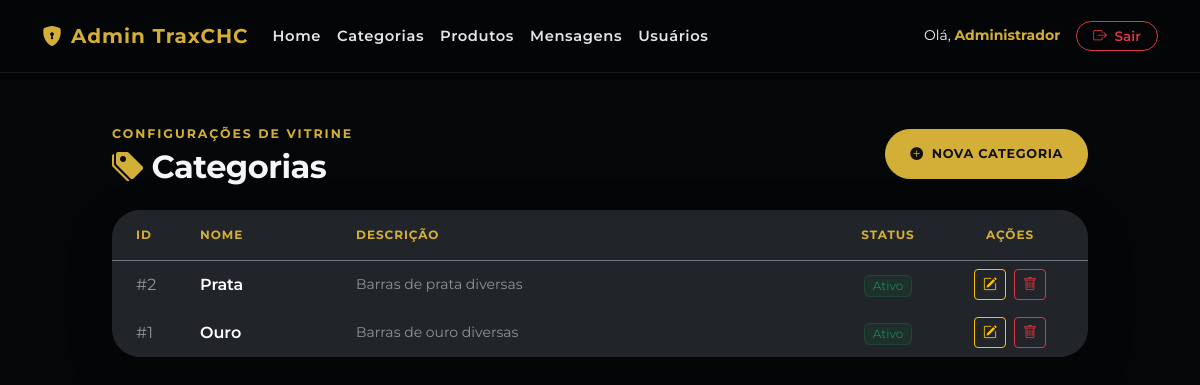
The app's page /admin/categorias.php (signed in), older data.
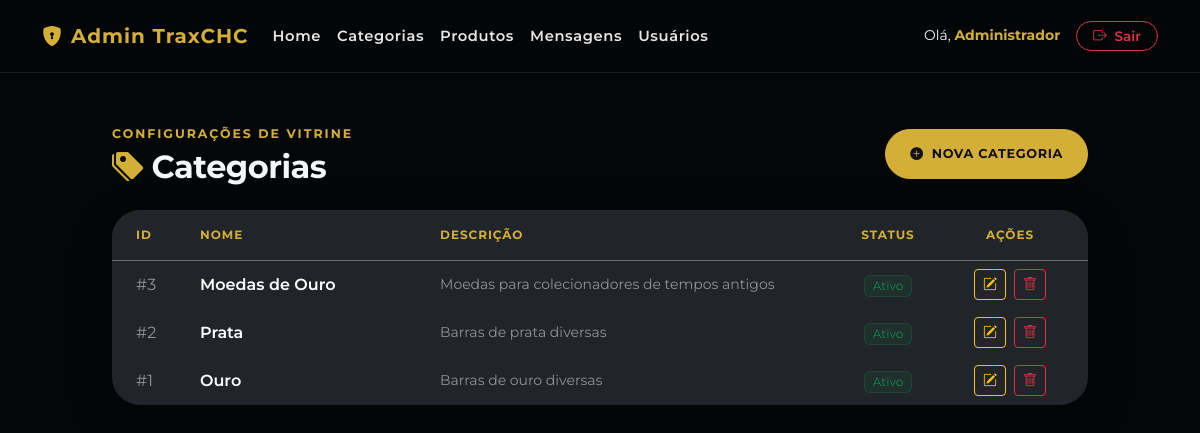
The same page, newer data.
### tables this page shows
CREATE TABLE `categoria` (
  `id` int(11) NOT NULL AUTO_INCREMENT,
  `nome` varchar(100) NOT NULL,
  `descricao` varchar(255) DEFAULT NULL,
  `status` varchar(20) NOT NULL DEFAULT 'Ativo',
  PRIMARY KEY (`id`)
);

### admin/categorias.php (the view, shortened to what this page needs)
<?php
$db = new db();
$conn = $db->connect();
try {
    $stmt = $conn->prepare("SELECT * FROM categoria ORDER BY id DESC");
    $stmt->execute();
    $categorias = $stmt->fetchAll();
} catch (PDOException $e) {
    die("Erro ao buscar categorias: " . $e->getMessage());
}
?>
<!DOCTYPE html>
<html lang="pt-BR">
<head>
    <link href="https://cdn.jsdelivr.net/npm/bootstrap@5.3.0/dist/css/bootstrap.min.css" rel="stylesheet">
    <link rel="stylesheet" href="https://cdn.jsdelivr.net/npm/bootstrap-icons@1.11.3/font/bootstrap-icons.css">
    <link rel="stylesheet" href="../style.css">
</head>
<body>
    <?php include 'header-admin.php'; ?>
    <div class="container my-5" style="max-width: 1000px;">
        <div class="d-flex flex-column flex-sm-row justify-content-between align-items-start align-items-sm-center gap-3 mb-4">
            <div>
                <span class="section-label mb-1">Configurações de Vitrine</span>
                <h2 class="fw-bold m-0" style="letter-spacing: -0.5px; color: var(--text-main);">
                    <i class="bi bi-tags-fill me-2" style="color: var(--gold);"></i>Categorias
                </h2>
            </div>
            <a href="categoria-formulario.php" class="btn btn-gold text-uppercase px-4 py-2.5 d-flex align-items-center gap-2" style="font-size: 0.8rem; letter-spacing: 0.05em;">
                <i class="bi bi-plus-circle-fill"></i> Nova Categoria
            </a>
        </div>
        <div class="glass-card p-0 overflow-hidden shadow-lg border-0">
            <div class="table-responsive">
                <table class="table table-dark table-hover mb-0 align-middle">
                    <thead>
                        <tr class="border-bottom border-secondary text-uppercase" style="font-size: 0.75rem; letter-spacing: 0.08em;">
                            <th width="80" class="ps-4 py-3" style="color: var(--gold);">ID</th>
                            <th class="py-3" style="color: var(--gold);">Nome</th>
                            <th class="py-3" style="color: var(--gold);">Descrição</th>
                            <th width="120" class="text-center py-3" style="color: var(--gold);">Status</th>
                            <th width="140" class="text-center pe-4 py-3" style="color: var(--gold);">Ações</th>
                        </tr>
                    </thead>
                    <tbody>
                        <?php if (count($categorias) > 0): ?>
                            <?php foreach ($categorias as $c): ?>
                                <tr class="border-bottom border-dark">
                                    <td class="ps-4 text-white-50">#<?= $c['id']; ?></td>
                                    <td class="fw-semibold text-white"><?= htmlspecialchars($c['nome']); ?></td>
                                    <td class="text-white-50 small" style="max-width: 250px; white-space: nowrap; overflow: hidden; text-overflow: ellipsis;">
                                        <?= htmlspecialchars($c['descricao'] ?? '-'); ?>
                                    </td>
                                    <td class="text-center">
                                        <?php if (($c['status'] ?? 'Ativo') === 'Inativo'): ?>
                                            <span class="badge bg-danger bg-opacity-10 text-danger border border-danger border-opacity-25 fw-normal px-2 py-1">Inativo</span>
                                        <?php else: ?>
                                            <span class="badge bg-success bg-opacity-10 text-success border border-success border-opacity-25 fw-normal px-2 py-1">Ativo</span>
                                        <?php endif; ?>
                                    </td>
                                    <td class="text-center pe-4">
                                        <a href="categoria-formulario.php?id=<?= $c['id']; ?>" class="btn btn-sm btn-outline-warning me-1 px-2.5 py-1" title="Editar">
                                            <i class="bi bi-pencil-square"></i>
                                        </a>
                                        <a href="categoria-excluir.php?id=<?= $c['id']; ?>" class="btn btn-sm btn-outline-danger px-2.5 py-1" title="Excluir" onclick="return confirm('Atenção: Ao deletar uma categoria, você pode afetar produtos vinculados a ela. Tem certeza?')">
                                            <i class="bi bi-trash"></i>
                                        </a>
                                    </td>
                                </tr>
                            <?php endforeach; ?>
                        <?php endif; ?>
                    </tbody>
                </table>
            </div>
        </div>
    </div>
</body>
</html>

### admin/header-admin.php (shortened to what this page needs)
<body class="pb-5">
    <header class="site-header">
        <nav class="navbar navbar-expand-lg navbar-dark navbar-custom shadow-sm">
            <div class="container">
                <a class="navbar-brand fw-bold" href="index.php" style="color: var(--gold); letter-spacing: 1px;">
                    <i class="bi bi-shield-lock-fill me-2"></i>Admin TraxCHC
                </a>
                <div class="collapse navbar-collapse" id="adminNav">
                    <ul class="navbar-nav me-auto mb-2 mb-lg-0">
                        <li class="nav-item"><a class="nav-link" href="index.php">Home</a></li>
                        <li class="nav-item"><a class="nav-link" href="categorias.php">Categorias</a></li>
                        <li class="nav-item"><a class="nav-link" href="produtos.php">Produtos</a></li>
                        <li class="nav-item"><a class="nav-link" href="mensagens.php">Mensagens</a></li>
                        <li class="nav-item"><a class="nav-link" href="usuarios.php";>Usuários</a></li>
                    </ul>
                    <div class="d-flex align-items-center gap-3">
                        <span class="navbar-text small text-light d-none d-sm-inline">
                            Olá, <strong style="color: var(--gold);"><?= htmlspecialchars($_SESSION['nome_usuario'] ?? 'Admin'); ?></strong>
                        </span>
                        <a href="logout.php" class="btn btn-sm btn-outline-danger px-3 rounded-pill" style="font-weight: 600; font-size: 0.85rem;">
                            <i class="bi bi-box-arrow-right me-1"></i> Sair
                        </a>
                    </div>
                </div>
            </div>
        </nav>
    </header>

### style.css (style rules this page uses)
:root { --bg-dark: #050608; --bg-blue: #081524; --bg-blue-2: #0d1d31; --text-main: #f4f6f8; --text-muted: #b8c0cc; --gold: #d4af37; --gold-dark: #b8962e; --card: rgba(255, 255, 255, 0.06); --border: rgba(255, 255, 255, 0.12); }
* { box-sizing: border-box; }
body { font-family: "Montserrat", sans-serif; background: var(--bg-dark); color: var(--text-main); overflow-x: hidden; }
a { text-decoration: none; }
.site-header { position: relative; z-index: 20; }
.navbar-custom { background: rgba(5, 6, 8, 0.55); backdrop-filter: blur(12px); border-bottom: 1px solid rgba(255, 255, 255, 0.08); padding: 16px 0; }
.navbar-nav .nav-link { color: rgba(255, 255, 255, 0.9); font-weight: 600; letter-spacing: 0.04em; font-size: 0.92rem; }
.btn-gold { background: var(--gold); border: 1px solid var(--gold); color: #111; font-weight: 700; border-radius: 999px; padding: 0.9rem 1.4rem; }
.section-label { display: inline-block; text-transform: uppercase; letter-spacing: 0.16em; font-size: 0.78rem; font-weight: 700; color: var(--gold); margin-bottom: 14px; }
.glass-card { background: var(--card); border: 1px solid var(--border); border-radius: 28px; padding: 24px; backdrop-filter: blur(14px); box-shadow: 0 25px 70px rgba(0, 0, 0, 0.25); }

Row changes from the older to the newer data that the page shows:
added categoria: id "3", nome "Moedas de Ouro", descricao "Moedas para colecionadores de tempos antigos", status "Ativo"
